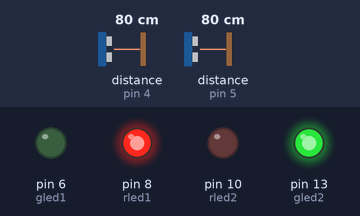
The sketch below on a simulated Arduino Uno, built with avr-gcc and run on an emulated ATmega328P. On the bench: output pins drawn as LEDs (lit = HIGH). Wiring (inferred from the names in the program): 2 × ultrasonic range finder: trigger pin 2, echo pin 4 / trigger pin 3, echo pin 5. The inputs (shaded band) are chosen by the test bench; at power-on: distance to the obstacle (sensors on pin 4, pin 5) 80 cm. The echo pulse lasts 58.3 µs per cm; pins used as bus, display or sensor lines are not drawn.

Above: at 2.5 s.
At 7.5 s:
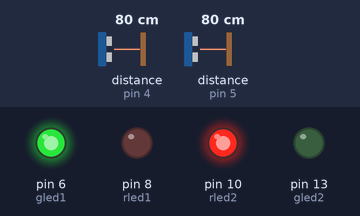
Timing chart, 0 to 13.0 s (numbered marks = the images above):
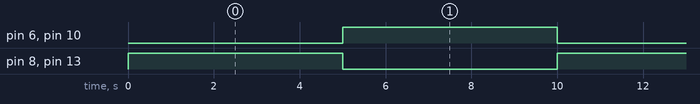

Measured:
- by itself, pin 6 (gled1), pin 8 (rled1), pin 10 (rled2), pin 13 (gled2): alternates HIGH for 5.0 s and LOW for 5.0 s
- by itself, everything shown: repeats every 10.0 s, in 4 steps

The sketch:

sketch_feb25a.ino
```cpp
byte trig1 = 2;     //trig1 connected to pin number 2 on arduino
byte trig2 = 3;     //trig2 connected to pin number 3 on arduino
byte echo1 = 4;     //echo1 connected to pin number 4 on arduino
byte echo2 = 5;     //echo2 connected to pin number 5 on arduino
byte gled1 = 6;     //green led 1 connected to pin number 6 on arduino
byte gled2 = 13;    //green led 2 connected to pin number 13 on arduino
byte rled1 = 8;     //red led 1 connected to pin number 8 on arduino
byte rled2 = 10;    //red led 2 connected to pin number 10 on arduino
int i=0;
int s = 100;
float timeOut=2*((s)+10)/100/340*1000000;
int setup() {
  // put your setup code here, to run once:
  pinMode(trig1,OUTPUT);
  pinMode(trig2,OUTPUT);
  pinMode(echo1,INPUT);
  pinMode(echo2,INPUT);
  pinMode(gled1,OUTPUT);
  pinMode(gled2,OUTPUT);
  pinMode(rled1,OUTPUT);
  pinMode(rled2,OUTPUT);
  digitalWrite(rled1,LOW);
  digitalWrite(gled1,LOW);
  digitalWrite(rled2,LOW);
  digitalWrite(gled2,LOW);
  return 1;

}

void loop() {
  int d1 = getDistance(trig1,echo1);
  int d2 = getDistance(trig2,echo2);
  if(d1>=s && d2<=s)
  {
    digitalWrite(rled1,HIGH);
    digitalWrite(gled1,LOW);
    digitalWrite(rled2,LOW);
    digitalWrite(gled2,HIGH);
    delay(5000);
    i=0;
  }
  else if(d1<=s && d2>=s)
  {
    digitalWrite(rled1,LOW);
    digitalWrite(gled1,HIGH);
    digitalWrite(rled2,HIGH);
    digitalWrite(gled2,LOW);
    delay(5000);
    i=0;
  }
  else if(d1<=s && d2<=s)
  {
    if(i%2==0)
    {
      digitalWrite(rled1,HIGH);
      digitalWrite(gled1,LOW);
      digitalWrite(rled2,LOW);
      digitalWrite(gled2,HIGH);
      delay(5000);
    }
    else
    {
      digitalWrite(rled1,LOW);
      digitalWrite(gled1,HIGH);
      digitalWrite(rled2,HIGH);
      digitalWrite(gled2,LOW);
      delay(5000);
    }
    i++;
  }
  digitalWrite(rled1,LOW);
  digitalWrite(gled1,LOW);
  digitalWrite(rled2,LOW);
  digitalWrite(gled2,LOW);
}
int getDistance(byte trig,byte echo)
{
  int distances;
  unsigned long pulseTime;
  digitalWrite(trig, HIGH);                         //Generate a 10 microsecond pulse
  delayMicroseconds(10);
  digitalWrite(trig, LOW);
  pulseTime = pulseIn(echo, HIGH, timeOut);
  distances = (float)pulseTime * 340 / 2 / 10000;
  return distances;
}
```
